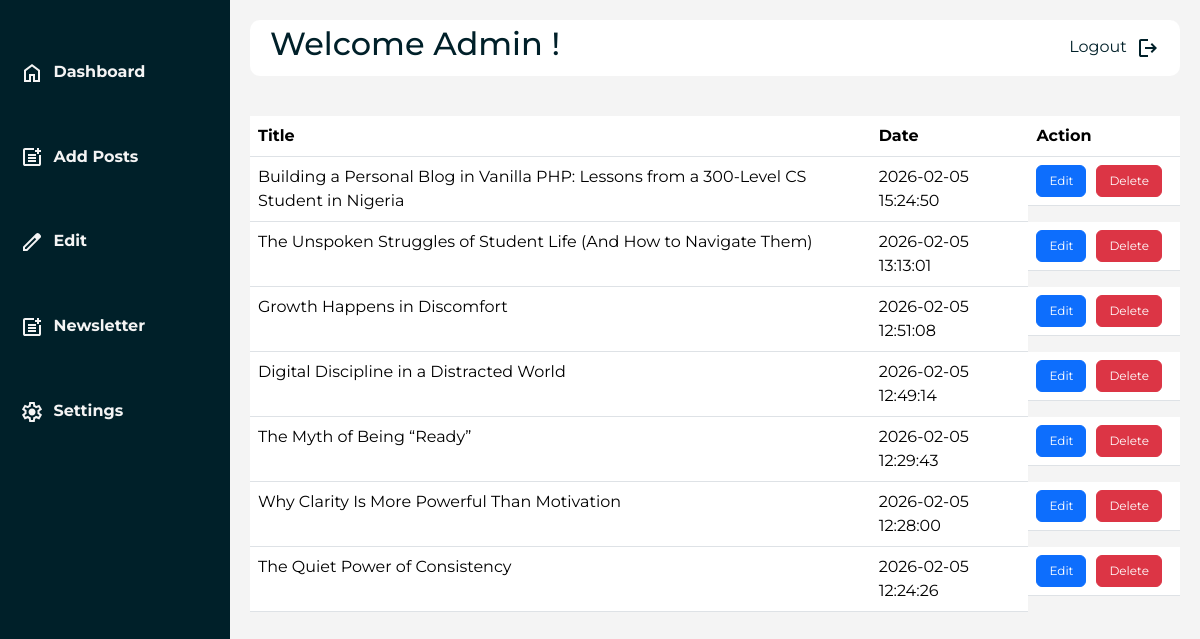
The page /all-posts.php (signed in) on the database its author committed.
### tables this page shows
CREATE TABLE `posts` (
  `id` int(11) NOT NULL,
  `title` varchar(300) NOT NULL,
  `slug` varchar(350) NOT NULL,
  `image` varchar(255) NOT NULL,
  `image_source` varchar(255) NOT NULL,
  `content` mediumtext NOT NULL,
  `date` datetime NOT NULL DEFAULT current_timestamp()
);

### all-posts.php (the view, shortened to what this page needs)
<!DOCTYPE html>
<html lang="en">
<?php include("./includes/admin-header.php") ?>
<body>
  <?php include("./includes/admin-nav.php") ?>
  <main>
    <div class="main-nav">
      <h2>Welcome Admin !</h2>
      <a href="./logout.php">Logout <img src="./assets/logout-icon.svg" alt="Log out Icon"></a>
    </div>
    <div class="container table-container">
      <?php
        include_once("./includes/db_connect.php");
      ?>
      <table class="table">
        <thead>
          <tr>
            <th scope="col">Title</th>
            <th scope="col">Date</th>
            <th scope="col">Action</th>
          </tr>
        </thead>
        <tbody>
          <?php
            $sql = "SELECT * FROM posts ORDER BY date DESC";
            $result = mysqli_query($connection, $sql);
            if($result && mysqli_num_rows($result) > 0){
              while($row = mysqli_fetch_assoc($result)){
                $modalId = "deleteModal" . $row['id'];
                echo "
                  <tr>
                    <td scope='row'>" . htmlspecialchars($row['title']) . "</td>
                    <td>" . htmlspecialchars($row['date']) . "</td>
                    <td style='display: flex'>
                      <button class='btn btn-primary'><a href='edit.php?id={$row['id']}' style='color: #fff; text-decoration: none;'>Edit</a></button>
                      <form action='all-posts.php' method='post'>
                        <input type='hidden' name='post_id' value='{$row['id']}'>
                        <input type='hidden' name='image' value='" . htmlspecialchars($row['image']) . "'>
                        <button class='btn btn-danger' type='button' data-bs-toggle='modal' data-bs-target='#{$modalId}'>Delete</button>
                        <div class='modal fade' id='{$modalId}' tabindex='-1' aria-labelledby='{$modalId}Label' aria-hidden='true'>
                          <div class='modal-dialog modal-dialog-centered modal-sm'>
                            <div class='modal-content bg-dark'>
                              <div class='modal-body' style='color: #fff'>
                                Are you sure you want to delete \"" . htmlspecialchars($row['title']) . "\"?
                              </div>
                              <div class='modal-footer'>
                                <button type='button' class='btn btn-secondary' data-bs-dismiss='modal'>Close</button>
                                <button type='submit' class='btn btn-danger'>Yes, Delete</button>
                              </div>
                            </div>
                          </div>
                        </div>
                      </form>
                    </td>
                  </tr>
                ";
              }
            } else {
              echo "<tr><td colspan='3' class='text-center'><h5>No posts found!</h5></td></tr>";
            }
          ?>
        </tbody>
      </table>
    </div>
  </main>
</body>
</html>

### includes/admin-header.php (shortened to what this page needs)
<head>
  <link href="https://cdn.jsdelivr.net/npm/bootstrap@5.3.8/dist/css/bootstrap.min.css" rel="stylesheet">
  <link rel="stylesheet" href="./styles/dashboard.css">
</head>

### includes/admin-nav.php (shortened to what this page needs)
<nav>
  <ul>
    <li>
      <a href="dashboard-menu.php"> <img src="./assets/home-icon.svg" alt="home-icon"> Dashboard</a>
    </li>
    <li>
      <a href="posts.php"> <img src="./assets/add-post-icon.svg" alt="add-post-icon"> Add Posts</a>
    </li>
    <li>
      <a href="all-posts.php"> <img src="./assets/edit-icon.svg" alt="edit-icon"> Edit </a>
    </li>
    <li>
      <a href="newsletter-admin.php"> <img src="./assets/add-post-icon.svg" alt="add-post-icon"> Newsletter </a>
    </li>
    <li>
      <a href="settings.php"> <img src="./assets/settings-icon.svg" alt="settings-icon"> Settings </a>
    </li>
  </ul>
</nav>

### styles/dashboard.css (style rules this page uses)
* { margin: 0; padding: 0; box-sizing: border-box; font-family: "Montserrat", sans-serif; }
body { background: #f4f4f4; }
nav { width: 230px; background-color: #002029; height: 100%; position: fixed; padding: 20px 0; }
nav ul { padding: 0; }
nav li { list-style: none; margin: 20px 0; padding: 20px; }
nav a { text-decoration: none; color: #f4f4f4; font-weight: bold; width: 100%; }
nav img { margin-right: 5px; }
main { margin-left: 230px; padding-top: 20px; }
main .main-nav { display: flex; justify-content: space-between; padding: 5px 20px; background-color: #fff; margin: 0px 20px; border-radius: 10px; }
main .main-nav h2 { color: #002029; }
main .main-nav a { text-decoration: none; color: #002029; margin-top: 10px; }
main .main-nav img { margin-left: 5px; }
.table-container { padding: 20px; }
.table { margin: 20px 0; }
.table button { font-size: 12px; margin-right: 10px; }

### rows shown on the page
posts: title "Building a Personal Blog in Vanilla PHP: Lessons from a 300-Level CS Student in Nigeria", date "2026-02-05 15:24:50"
posts: title "The Unspoken Struggles of Student Life (And How to Navigate Them)", date "2026-02-05 13:13:01"
posts: title "Growth Happens in Discomfort", date "2026-02-05 12:51:08"
posts: title "Digital Discipline in a Distracted World", date "2026-02-05 12:49:14"
posts: title "The Myth of Being “Ready”", date "2026-02-05 12:29:43"
posts: title "Why Clarity Is More Powerful Than Motivation", date "2026-02-05 12:28:00"
posts: title "The Quiet Power of Consistency", date "2026-02-05 12:24:26"
